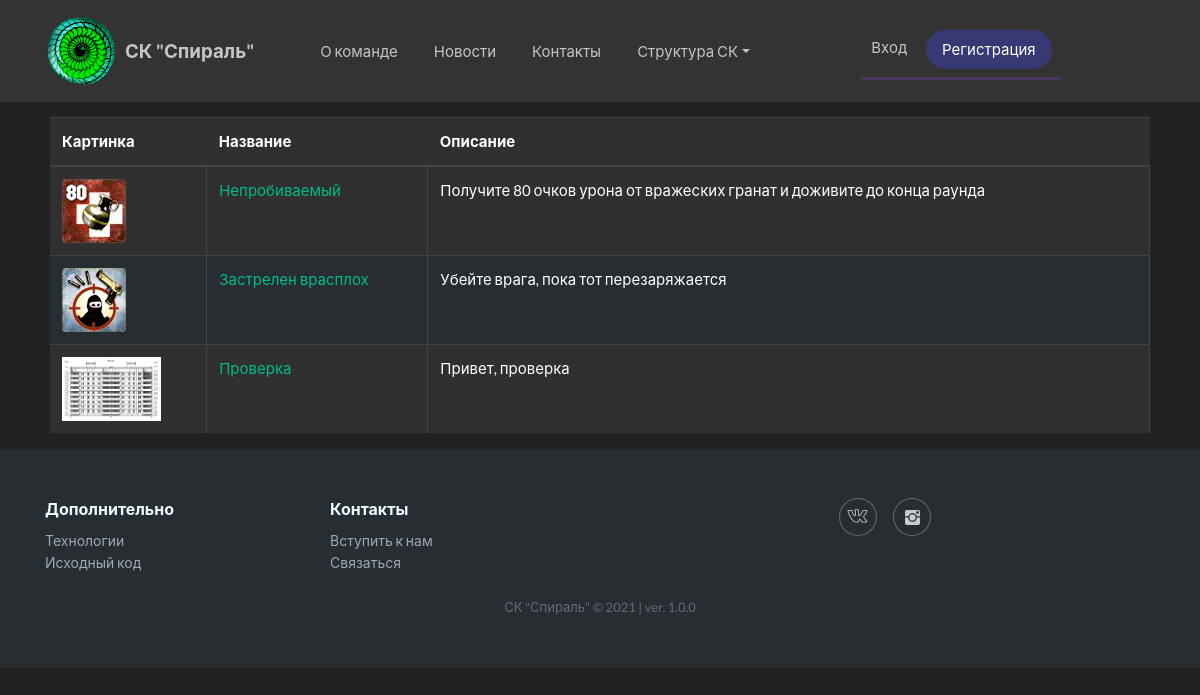
Screenshot of /users/awards/ with the database file from the repository.
### users/models.py (models this page shows, shortened)
class UserAwards(models.Model):
    name = models.CharField(max_length=64, verbose_name='Награда', unique=True)
    description = models.TextField(verbose_name='Полное описание')
    image = models.ImageField(upload_to='awards_pic/%Y/%m/%d/', verbose_name='Картинка', null=True, blank=True)
    class Meta:
        verbose_name = 'Награда'
        verbose_name_plural = 'Награды'
    def get_absolute_url(self):
        return reverse('awards_detail', kwargs={'pk': self.pk})

### users/views.py (the view)
# urls.py: path('awards/', AwardsList.as_view(), name='awards_list'),
class AwardsList(ListView):
    model = UserAwards
    template_name = 'users/awards.html'
    allow_empty = False
    def get_context_data(self, *, object_list=None, **kwargs):
        context = super().get_context_data(**kwargs)
        context['columns_data'] = (
            {'col_name': 'id', 'width': 5, 'obj_field': 'pk'},
            {'col_name': 'Название', 'width': 25, 'obj_field': 'name'},
            {'col_name': 'Описание', 'width': 50, 'obj_field': 'description'},
            {'col_name': 'Картинка', 'width': 20, 'obj_field': 'image'}
        )
        return context

### users/templates/users/awards.html (shortened to what this page needs)
{% extends 'base.html' %}
{% block content %}
    <div class="awards_table table-responsive-sm">
        <div class="table-responsive-sm">
            <table class="table">
                <thead>
                <tr>
                    <th scope="col"> Картинка</th>
                    <th scope="col"> Название</th>
                    <th scope="col"> Описание</th>
                </tr>
                </thead>
                <tbody>
                {% for item in object_list %}
                    <tr>
                        {% if item.image %}
                            <td><img src="{{ item.image.url }}" alt="" style="height: 64px" class=""></td></td>
                        {% else %}
                            <td></td>
                        {% endif %}
                        <td><a href="{{ item.get_absolute_url }}">{{ item.name }}</a></td>
                        <td class="">{{ item.description }}</td>
                    </tr>
                {% endfor %}
                </tbody>
            </table>
        </div>
    </div>
{% endblock %}

### Airsoft/static/css/tables.css (style rules this page uses)
tr:nth-child(2n) { background: #282d32; }
.awards_table { background: #303030; max-width: 1100px; margin: 15px auto; }
.awards_table td { border-right: 1px solid #444444; }

### rows the page displays
UserAwards: image (picture), name "Непробиваемый", description "Получите 80 очков урона от вражеских гранат и доживите до конца раунда"
UserAwards: image (picture), name "Застрелен врасплох", description "Убейте врага, пока тот перезаряжается"
UserAwards: image (picture), name "Проверка", description "Привет, проверка"
